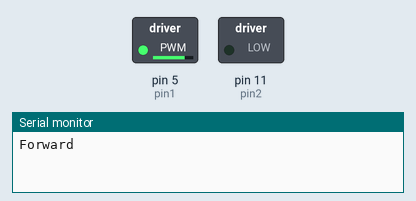
Bench run of a sketch on a simulated Arduino Uno, built with avr-gcc and run on an emulated ATmega328P. Parts: switched loads named in the sketch (green lamp = pin HIGH), the last lines printed to the serial monitor.

Above: at 0.05 s.
At 7.45 s:
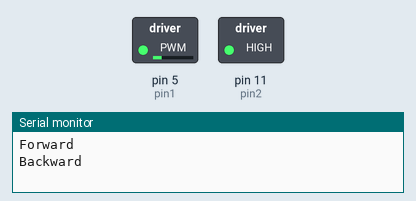
At 14.95 s:
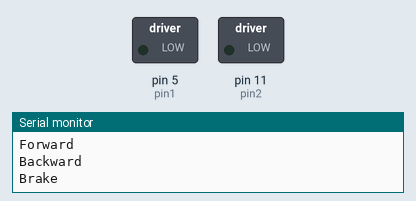
Timing chart, 0 to 19.5 s (numbered marks = the images above):
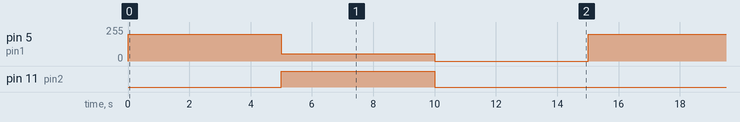

Measured:
- by itself, pin 5 (pin1): repeats every 15.0 s: 55/255 5.0 s, 0/255 5.0 s, 200/255 5.0 s
- by itself, pin 11 (pin2): alternates HIGH for 5.0 s and LOW for 10.0 s

The sketch:

DC_Motor_Dual_Dir.ino
```cpp
int pin1 = 5; // assigns pin 3 to variable pwm (motor pin)
int pin2 = 11;
int space;   // declares variable space
int mark= 200;   // declares variable mark


void setup()  // setup loop
{
   pinMode(pin1, OUTPUT);  // declares pin 3 as output
   pinMode(pin2, OUTPUT);  // declares pin 2 as output
   Serial.begin(9600);
}

void loop()
{
  direction(1);
  delay(5000);
  direction(2);
  delay(5000);
  direction(0);
  delay(5000);

}

void direction (int dir)
{
  //dir 1 = forward
  //    2 = reverse
  //    0 = stop

  switch (dir)
  {
    case (1):
    {
      analogWrite(pin1,200);
      digitalWrite(pin2,LOW);
      Serial.println("Forward");
      break;
    }
    case(2):
    {
      analogWrite(pin1,55);
      digitalWrite(pin2,HIGH);
      Serial.println("Backward");
      break;
    }
    case(0):
    {
      analogWrite(pin1,0);
      digitalWrite(pin2,LOW);
      Serial.println("Brake");
      break;
    }
    default: // also brake
     {
      analogWrite(pin1,0);
      digitalWrite(pin2,LOW);
      Serial.println("Brake");
      break;
    }
  }

}
```
